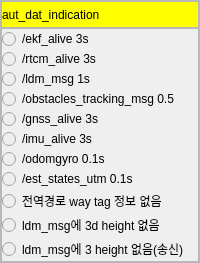
            <widget class="QFrame" name="autonomy">
             <property name="frameShape">
              <enum>QFrame::StyledPanel</enum>
             </property>
             <property name="frameShadow">
              <enum>QFrame::Raised</enum>
             </property>
             <layout class="QVBoxLayout" name="verticalLayout_5" stretch="0,0">
              <property name="spacing">
               <number>0</number>
              </property>
              <property name="leftMargin">
               <number>0</number>
              </property>
              <property name="topMargin">
               <number>0</number>
              </property>
              <property name="rightMargin">
               <number>0</number>
              </property>
              <property name="bottomMargin">
               <number>0</number>
              </property>
              <item>
               <widget class="QFrame" name="frame_4">
                <property name="maximumSize">
                 <size>
                  <width>400</width>
                  <height>30</height>
                 </size>
                </property>
                <property name="frameShape">
                 <enum>QFrame::StyledPanel</enum>
                </property>
                <property name="frameShadow">
                 <enum>QFrame::Raised</enum>
                </property>
                <layout class="QVBoxLayout" name="verticalLayout_9">
                 <property name="spacing">
                  <number>0</number>
                 </property>
                 <property name="leftMargin">
                  <number>0</number>
                 </property>
                 <property name="topMargin">
                  <number>0</number>
                 </property>
                 <property name="rightMargin">
                  <number>0</number>
                 </property>
                 <property name="bottomMargin">
                  <number>0</number>
                 </property>
                 <item>
                  <widget class="QLabel" name="label_3">
                   <property name="minimumSize">
                    <size>
                     <width>0</width>
                     <height>25</height>
                    </size>
                   </property>
                   <property name="maximumSize">
                    <size>
                     <width>16777215</width>
                     <height>25</height>
                    </size>
                   </property>
                   <property name="styleSheet">
                    <string notr="true">background-color:yellow;</string>
                   </property>
                   <property name="text">
                    <string>aut_dat_indication</string>
                   </property>
                   <property name="wordWrap">
                    <bool>true</bool>
                   </property>
                  </widget>
                 </item>
                </layout>
               </widget>
              </item>
              <item>
               <widget class="QFrame" name="aut_dat_failure">
                <property name="frameShape">
                 <enum>QFrame::StyledPanel</enum>
                </property>
                <property name="frameShadow">
                 <enum>QFrame::Raised</enum>
                </property>
                <layout class="QVBoxLayout" name="verticalLayout_17">
                 <property name="spacing">
                  <number>0</number>
                 </property>
                 <property name="leftMargin">
                  <number>0</number>
                 </property>
                 <property name="topMargin">
                  <number>0</number>
                 </property>
                 <property name="rightMargin">
                  <number>0</number>
                 </property>
                 <property name="bottomMargin">
                  <number>0</number>
                 </property>
                 <item>
                  <widget class="QRadioButton" name="ekf_alive">
                   <property name="enabled">
                    <bool>false</bool>
                   </property>
                   <property name="styleSheet">
                    <string notr="true">color:black;</string>
                   </property>
                   <property name="text">
                    <string>/ekf_alive 3s</string>
                   </property>
                  </widget>
                 </item>
                 <item>
                  <widget class="QRadioButton" name="rtcm_alive">
                   <property name="enabled">
                    <bool>false</bool>
                   </property>
                   <property name="styleSheet">
                    <string notr="true">color:black;</string>
                   </property>
                   <property name="text">
                    <string>/rtcm_alive 3s</string>
                   </property>
                  </widget>
                 </item>
                 <item>
                  <widget class="QRadioButton" name="ldm_msg">
                   <property name="enabled">
                    <bool>false</bool>
                   </property>
                   <property name="styleSheet">
                    <string notr="true">color:black;</string>
                   </property>
                   <property name="text">
                    <string>/ldm_msg 1s</string>
                   </property>
                  </widget>
                 </item>
                 <item>
                  <widget class="QRadioButton" name="obstacles_tracking_msg">
                   <property name="enabled">
                    <bool>false</bool>
                   </property>
                   <property name="styleSheet">
                    <string notr="true">color:black;</string>
                   </property>
                   <property name="text">
                    <string>/obstacles_tracking_msg 0.5</string>
                   </property>
                  </widget>
                 </item>
                 <item>
                  <widget class="QRadioButton" name="gnss_alive">
                   <property name="enabled">
                    <bool>false</bool>
                   </property>
                   <property name="styleSheet">
                    <string notr="true">color:black;</string>
                   </property>
                   <property name="text">
                    <string>/gnss_alive 3s</string>
                   </property>
                  </widget>
                 </item>
                 <item>
                  <widget class="QRadioButton" name="imu_alive">
                   <property name="enabled">
                    <bool>false</bool>
                   </property>
                   <property name="styleSheet">
                    <string notr="true">color:black;</string>
                   </property>
                   <property name="text">
                    <string>/imu_alive 3s</string>
                   </property>
                  </widget>
                 </item>
                 <item>
                  <widget class="QRadioButton" name="odomgyro">
                   <property name="enabled">
                    <bool>false</bool>
                   </property>
                   <property name="styleSheet">
                    <string notr="true">color:black;</string>
                   </property>
                   <property name="text">
                    <string>/odomgyro 0.1s</string>
                   </property>
                  </widget>
                 </item>
                 <item>
                  <widget class="QRadioButton" name="est_states_utm">
                   <property name="enabled">
                    <bool>false</bool>
                   </property>
                   <property name="styleSheet">
                    <string notr="true">color:black;</string>
                   </property>
                   <property name="text">
                    <string>/est_states_utm 0.1s</string>
                   </property>
                  </widget>
                 </item>
                 <item>
                  <widget class="QRadioButton" name="no_way_tag">
                   <property name="enabled">
                    <bool>false</bool>
                   </property>
                   <property name="styleSheet">
                    <string notr="true">color:black;</string>
                   </property>
                   <property name="text">
                    <string>전역경로 way tag 정보 없음</string>
                   </property>
                  </widget>
                 </item>
                 <item>
                  <widget class="QRadioButton" name="no_3d_height_rc">
                   <property name="enabled">
                    <bool>false</bool>
                   </property>
                   <property name="styleSheet">
                    <string notr="true">color:black;</string>
                   </property>
                   <property name="text">
                    <string>ldm_msg에 3d height 없음</string>
                   </property>
                  </widget>
                 </item>
                 <item>
                  <widget class="QRadioButton" name="no_3d_height_tr">
                   <property name="enabled">
                    <bool>false</bool>
                   </property>
                   <property name="styleSheet">
                    <string notr="true">color:black;</string>
                   </property>
                   <property name="text">
                    <string>ldm_msg에 3 height 없음(송신)</string>
                   </property>
                  </widget>
                 </item>
                </layout>
               </widget>
              </item>
             </layout>
            </widget>
